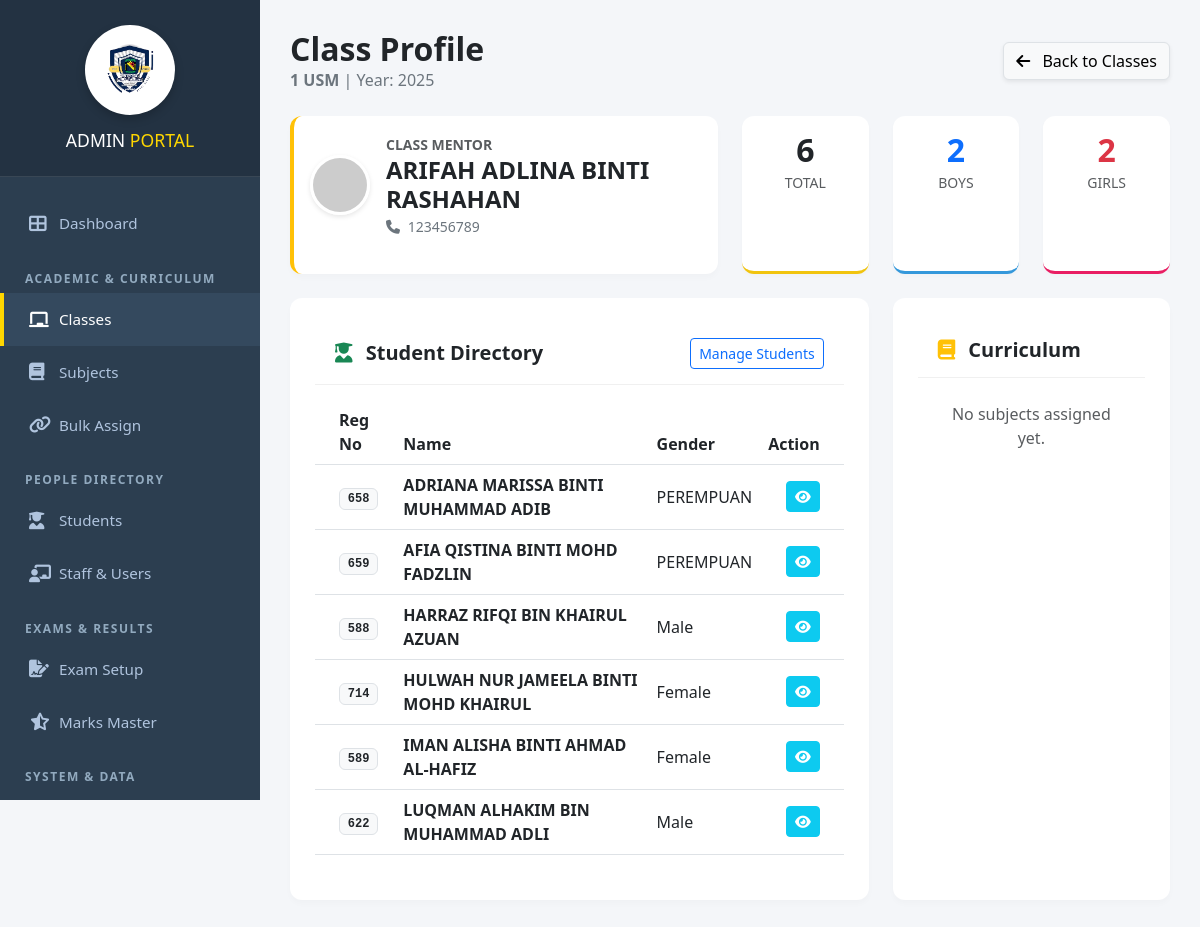
Page /admin/view_class.php?class_id=1 (signed in) on the committed database.
### tables this page shows
CREATE TABLE `classes` (
  `class_id` int(11) NOT NULL,
  `class_name` varchar(50) NOT NULL,
  `year` int(11) NOT NULL,
  `class_teacher_id` int(11) DEFAULT NULL
);

CREATE TABLE `users` (
  `user_id` int(11) NOT NULL,
  `username` varchar(50) NOT NULL,
  `password` varchar(255) NOT NULL,
  `full_name` varchar(100) NOT NULL,
  `role` enum('admin','class_teacher','subject_teacher') NOT NULL,
  `created_at` timestamp NULL DEFAULT current_timestamp(),
  `avatar` varchar(255) DEFAULT NULL,
  `ic_no` varchar(50) DEFAULT NULL,
  `teacher_id_no` varchar(50) DEFAULT NULL,
  `phone` varchar(20) DEFAULT NULL,
  `teaching_subjects` text DEFAULT NULL
);

CREATE TABLE `students` (
  `student_id` int(11) NOT NULL,
  `school_register_no` varchar(50) DEFAULT NULL,
  `enrollment_date` date DEFAULT NULL,
  `previous_school` varchar(255) DEFAULT NULL,
  `student_name` varchar(100) NOT NULL,
  `gender` varchar(20) DEFAULT NULL,
  `sports_house` varchar(50) DEFAULT NULL,
  `birth_cert_no` varchar(50) DEFAULT NULL,
  `birth_place` varchar(100) DEFAULT NULL,
  `ic_no` varchar(50) DEFAULT NULL,
  `birthdate` date DEFAULT NULL,
  `race` varchar(50) DEFAULT NULL,
  `religion` varchar(50) DEFAULT NULL,
  `nationality` varchar(50) DEFAULT NULL,
  `address` text DEFAULT NULL,
  `father_name` varchar(255) DEFAULT NULL,
  `father_ic` varchar(20) DEFAULT NULL,
  `father_phone` varchar(20) DEFAULT NULL,
  `father_job` varchar(100) DEFAULT NULL,
  `father_salary` decimal(10,2) DEFAULT NULL,
  `mother_name` varchar(255) DEFAULT NULL,
  `mother_ic` varchar(20) DEFAULT NULL,
  `mother_phone` varchar(20) DEFAULT NULL,
  `mother_job` varchar(100) DEFAULT NULL,
  `mother_salary` decimal(10,2) DEFAULT NULL,
  `guardian_name` varchar(255) DEFAULT NULL,
  `guardian_ic` varchar(20) DEFAULT NULL,
  `guardian_phone` varchar(20) DEFAULT NULL,
  `guardian_job` varchar(100) DEFAULT NULL,
  `guardian_salary` decimal(10,2) DEFAULT NULL,
  `is_baitulmal_recipient` varchar(10) DEFAULT NULL,
  `is_orphan` varchar(10) DEFAULT NULL,
  `parents_marital_status` varchar(50) DEFAULT NULL,
  `uniform_unit` varchar(100) DEFAULT NULL,
  `uniform_position` varchar(100) DEFAULT NULL,
  `club_association` varchar(100) DEFAULT NULL,
  `club_position` varchar(100) DEFAULT NULL,
  `sports_game` varchar(100) DEFAULT NULL,
  `sports_position` varchar(100) DEFAULT NULL,
  `phone` varchar(30) DEFAULT NULL,
  `class_id` int(11) DEFAULT NULL,
  `photo` varchar(255) DEFAULT NULL
);

### admin/view_class.php (the view, shortened to what this page needs)
<?php
include '../config/db.php';
include 'includes/header.php';
$cid = intval($_GET['class_id']);
$c_query = $conn->query("SELECT c.*, u.full_name as teacher_name, u.phone, u.avatar
                         FROM classes c
                         LEFT JOIN users u ON c.class_teacher_id = u.user_id
                         WHERE c.class_id = $cid");
$class = $c_query->fetch_assoc();
$total_stu = $conn->query("SELECT count(*) as c FROM students WHERE class_id = $cid")->fetch_assoc()['c'];
$male_stu = $conn->query("SELECT count(*) as c FROM students WHERE class_id = $cid AND gender = 'Male'")->fetch_assoc()['c'];
$female_stu = $conn->query("SELECT count(*) as c FROM students WHERE class_id = $cid AND gender = 'Female'")->fetch_assoc()['c'];
$subjects = $conn->query("SELECT s.*,
                          GROUP_CONCAT(CONCAT(u.user_id, ':', u.full_name) SEPARATOR '||') as teacher_data
                          FROM subjects s
                          LEFT JOIN subject_teachers st ON s.subject_id = st.subject_id
                          LEFT JOIN users u ON st.teacher_id = u.user_id
                          WHERE s.class_id = $cid
                          GROUP BY s.subject_id");
$students = $conn->query("SELECT * FROM students WHERE class_id = $cid ORDER BY student_name ASC");
?>
<link href="https://cdn.jsdelivr.net/npm/bootstrap@5.3.0/dist/css/bootstrap.min.css" rel="stylesheet">
<link href="https://cdnjs.cloudflare.com/ajax/libs/font-awesome/6.4.0/css/all.min.css" rel="stylesheet">
<div class="wrapper">
    <?php include 'includes/sidebar.php'; ?>
    <div class="main-content">
        <div class="container-fluid">
            <div class="d-flex justify-content-between align-items-center mb-4">
                <div>
                    <h2 class="fw-bold text-dark mb-0">Class Profile</h2>
                    <p class="text-secondary mb-0"><strong><?php echo $class['class_name']; ?></strong> | Year:
                        <?php echo $class['year']; ?>
                    </p>
                </div>
                <a href="manage_classes.php" class="btn btn-light shadow-sm border">
                    <i class="fas fa-arrow-left me-2"></i> Back to Classes
                </a>
            </div>
            <div class="row g-4 mb-4">
                <div class="col-lg-6">
                    <div class="card view-card h-100 p-3 border-start border-4 border-warning">
                        <div class="d-flex align-items-center">
                            <div class="me-3">
                                <?php $t_img = $class['avatar'] ? "../uploads/" . $class['avatar'] : "https://ui-avatars.com/api/?name=" . $class['teacher_name']; ?>
                                <img src="<?php echo $t_img; ?>" class="avatar-md">
                            </div>
                            <div>
                                <small class="text-uppercase text-muted fw-bold">Class Mentor</small>
                                <h4 class="mb-0 text-dark fw-bold">
                                    <?php echo $class['teacher_name'] ? $class['teacher_name'] : "<span class='text-danger'>Unassigned</span>"; ?>
                                </h4>
                                <small class="text-secondary"><i class="fas fa-phone me-1"></i>
                                    <?php echo $class['phone'] ? $class['phone'] : "N/A"; ?></small>
                            </div>
                        </div>
                    </div>
                </div>
                <div class="col-lg-2 col-4">
                    <div class="mini-stat stat-gold h-100">
                        <h2 class="mb-0 fw-bold"><?php echo $total_stu; ?></h2>
                        <small class="text-muted text-uppercase">Total</small>
                    </div>
                </div>
                <div class="col-lg-2 col-4">
                    <div class="mini-stat stat-blue h-100">
                        <h2 class="mb-0 fw-bold text-primary"><?php echo $male_stu; ?></h2>
                        <small class="text-muted text-uppercase">Boys</small>
                    </div>
                </div>
                <div class="col-lg-2 col-4">
                    <div class="mini-stat stat-pink h-100">
                        <h2 class="mb-0 fw-bold text-danger"><?php echo $female_stu; ?></h2>
                        <small class="text-muted text-uppercase">Girls</small>
                    </div>
                </div>
            </div>
            <div class="row g-4">
                <div class="col-lg-8">
                    <div class="card view-card h-100">
                        <div class="card-header-custom">
                            <h5 class="fw-bold m-0 text-dark"><i class="fas fa-user-graduate text-success me-2"></i>
                                Student Directory</h5>
                            <a href="manage_students.php?class_filter=<?php echo $cid; ?>"
                                class="btn btn-sm btn-outline-primary">Manage Students</a>
                        </div>
                        <div class="card-body p-0">
                            <div class="table-responsive" style="max-height: 500px; overflow-y:auto;">
                                <table class="table table-hover align-middle mb-0">
                                    <thead class="bg-light sticky-top">
                                        <tr>
                                            <th class="ps-4">Reg No</th>
                                            <th>Name</th>
                                            <th>Gender</th>
                                            <th class="text-end pe-4">Action</th>
                                        </tr>
                                    </thead>
                                    <tbody>
                                        <?php if ($students->num_rows > 0): ?>
                                            <?php while ($stu = $students->fetch_assoc()): ?>
                                                <tr>
                                                    <td class="ps-4"><span
                                                            class="badge bg-light text-dark border font-monospace"><?php echo $stu['school_register_no']; ?></span>
                                                    </td>
                                                    <td class="fw-bold text-dark"><?php echo $stu['student_name']; ?></td>
                                                    <td><?php echo $stu['gender']; ?></td>
                                                    <td class="text-end pe-4">
                                                        <a href="view_student.php?student_id=<?php echo $stu['student_id']; ?>"
                                                            class="btn btn-sm btn-info text-white"><i
                                                                class="fas fa-eye"></i></a>
                                                    </td>
                                                </tr>
                                            <?php endwhile; ?>
                                        <?php endif; ?>
                                    </tbody>
                                </table>
                            </div>
                        </div>
                    </div>
                </div>
                <div class="col-lg-4">
                    <div class="card view-card h-100">
                        <div class="card-header-custom">
                            <h5 class="fw-bold m-0 text-dark"><i class="fas fa-book text-warning me-2"></i> Curriculum
                            </h5>
                        </div>
                        <div class="card-body p-0">
                            <ul class="list-group list-group-flush">
                                <?php if ($subjects->num_rows > 0): ?>
                                    <?php while ($sub = $subjects->fetch_assoc()): ?>
                                        <li class="list-group-item p-3 d-flex justify-content-between align-items-center">
                                            <div>
                                                <div class="fw-bold text-dark"><?php echo $sub['subject_name']; ?></div>
                                                <small
                                                    class="text-muted font-monospace"><?php echo $sub['subject_code']; ?></small>
                                            </div>
                                            <div class="text-end" style="max-width: 50%;">
                                                <?php if ($sub['teacher_data']): ?>
                                                    <?php
                                                    $t_list = explode('||', $sub['teacher_data']);
                                                    foreach ($t_list as $t_str):
                                                        list($tid, $tname) = explode(':', $t_str);
                                                        ?>
                                                        <a href="view_user.php?user_id=<?php echo $tid; ?>"
                                                            class="badge bg-light text-primary border border-primary-subtle text-decoration-none d-block mb-1 text-truncate">
                                                            <i class="fas fa-user me-1"></i> <?php echo $tname; ?>
                                                        </a>
                                                    <?php endforeach; ?>
                                                <?php else: ?>
                                                    <span class="badge bg-danger-subtle text-danger border border-danger-subtle">No
                                                        Teacher</span>
                                                <?php endif; ?>
                                            </div>
                                        </li>
                                    <?php endwhile; ?>
                                <?php else: ?>
                                    <li class="list-group-item p-4 text-center text-muted">No subjects assigned yet.</li>
                                <?php endif; ?>
                            </ul>
                        </div>
                    </div>
                </div>
            </div>
        </div>
    </div>
</div>
</body>
</html>

### admin/includes/header.php (style rules this page uses)
:root { --primary-gold: #FFD700; --gold-grad: linear-gradient(135deg, #FFD700 0%, #FDB931 100%); --sidebar-width: 260px; --bg-color: #f4f7f6; --text-color: #2c3e50; }
* { box-sizing: border-box; }
body { font-family: 'Segoe UI', Tahoma, Geneva, Verdana, sans-serif; background-color: var(--bg-color); color: var(--text-color); margin: 0; padding: 0; }
.main-content { margin-left: var(--sidebar-width); padding: 30px; min-height: 100vh; transition: margin-left 0.3s ease; }
.card { background: white; padding: 25px; border-radius: 8px; box-shadow: 0 2px 10px rgba(0, 0, 0, 0.05); margin-bottom: 20px; border: 1px solid #eef0f2; }
.btn { padding: 10px 20px; border: none; border-radius: 5px; cursor: pointer; font-weight: 600; text-decoration: none; display: inline-block; transition: 0.2s; }
table { width: 100%; border-collapse: collapse; margin-top: 15px; }
th { text-align: left; padding: 15px; background: #f8f9fa; border-bottom: 2px solid var(--primary-gold); color: #555; }
td { padding: 15px; border-bottom: 1px solid #eee; }

### admin/view_class.php (style rules this page uses)
body { background-color: #f4f6f9; overflow-x: hidden; }
.main-content { position: absolute; top: 0; right: 0; width: calc(100% - 260px) !important; margin-left: 260px !important; min-height: 100vh; padding: 0 !important; display: block !important; }
.container-fluid { padding: 30px !important; }
.view-card { border: none; border-radius: 12px; box-shadow: 0 4px 6px rgba(0, 0, 0, 0.02); margin-bottom: 20px; }
.card-header-custom { background: white; padding: 15px 20px; border-bottom: 1px solid #f0f0f0; display: flex; justify-content: space-between; align-items: center; }
.avatar-md { width: 60px; height: 60px; border-radius: 50%; object-fit: cover; border: 3px solid #fff; box-shadow: 0 2px 5px rgba(0, 0, 0, 0.1); }
.mini-stat { background: white; border-radius: 12px; padding: 15px; text-align: center; box-shadow: 0 2px 4px rgba(0, 0, 0, 0.02); border-bottom: 3px solid transparent; }
.stat-blue { border-color: #3498db; }
.stat-pink { border-color: #e91e63; }
.stat-gold { border-color: #f1c40f; }

### admin/includes/sidebar.php (style rules this page uses)
:root { --sidebar-bg: #2c3e50; --sidebar-hover: #34495e; --sidebar-active-border: #FFD700; --brand-bg: #233242; }

### rows in the picture
classes: class_name "1 USM", year "2025", class_teacher.full_name "ARIFAH ADLINA BINTI RASHAHAN", class_teacher.phone "123456789"
students: school_register_no "658", student_name "ADRIANA MARISSA BINTI MUHAMMAD ADIB", gender "PEREMPUAN"
students: school_register_no "659", student_name "AFIA QISTINA BINTI MOHD FADZLIN", gender "PEREMPUAN"
students: school_register_no "588", student_name "HARRAZ RIFQI BIN KHAIRUL AZUAN", gender "Male"
students: school_register_no "714", student_name "HULWAH NUR JAMEELA BINTI MOHD KHAIRUL", gender "Female"
students: school_register_no "589", student_name "IMAN ALISHA BINTI AHMAD AL-HAFIZ", gender "Female"
students: school_register_no "622", student_name "LUQMAN ALHAKIM BIN MUHAMMAD ADLI", gender "Male"

### other values in the picture
$total_stu "6"
$male_stu "2"
$female_stu "2"
